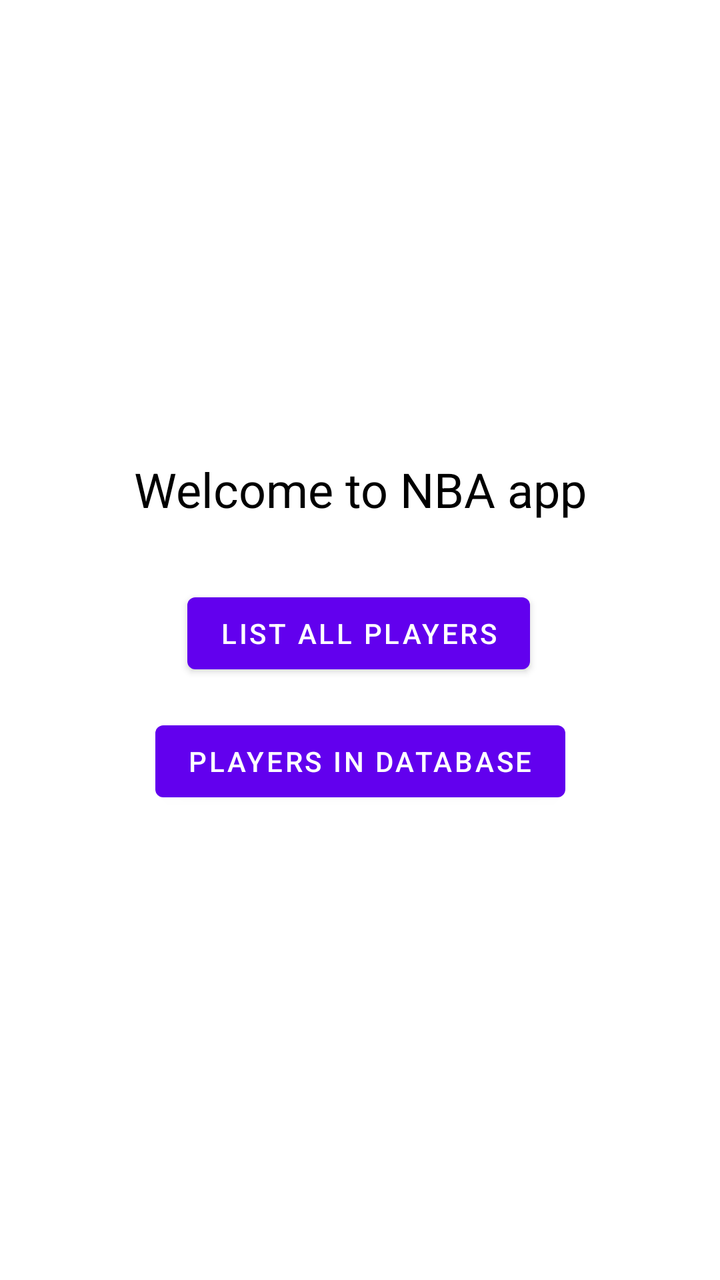
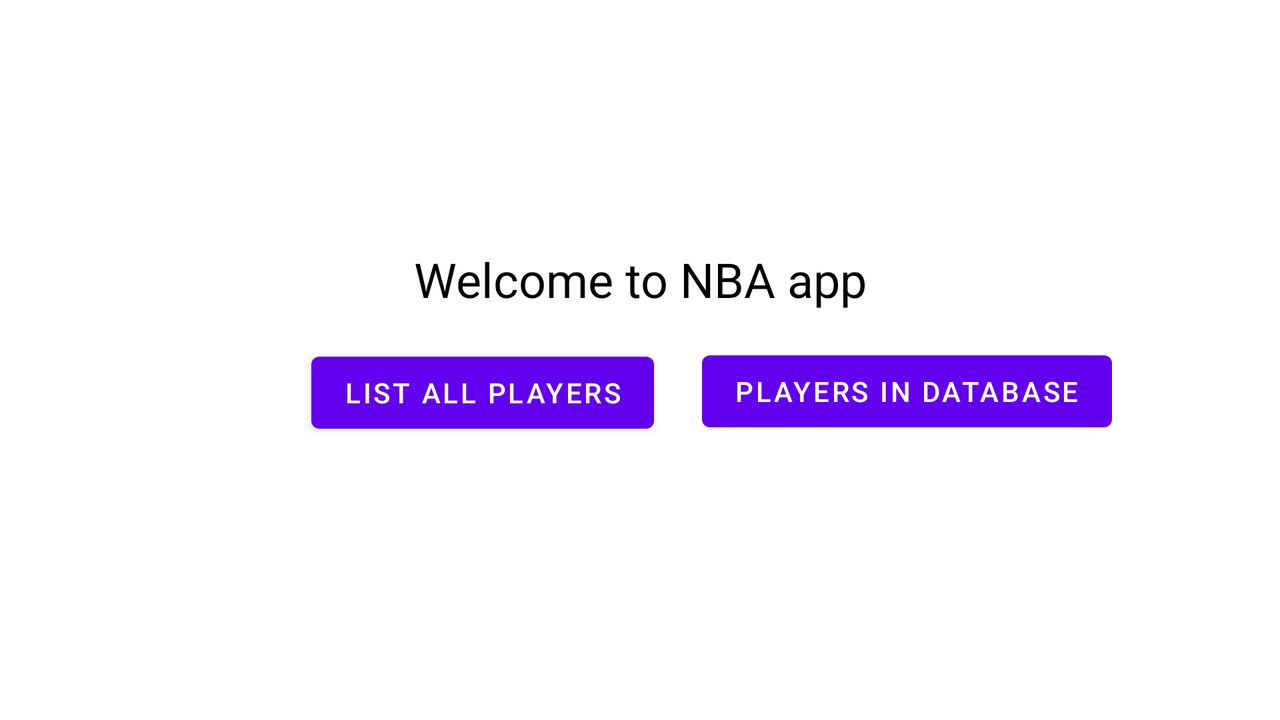

Compare how this app lays out the same screen by default and in its alternative resource folder. The renders come first, then the two layout files and the values they reference.
<!-- AndroidManifest.xml: application theme Theme.ZavrsniProjekt -->
<!-- res/layout/fragment_uvod.xml -->
<?xml version="1.0" encoding="utf-8"?>
<layout xmlns:android="http://schemas.android.com/apk/res/android"
    xmlns:app="http://schemas.android.com/apk/res-auto"
    xmlns:tools="http://schemas.android.com/tools"
    tools:context="com.example.android.navigation.Uvod">

    <data>
        <variable
            name="nextFragment"
            type="main.zavrsniprojekt.uvod.UvodViewModel"/>
    </data>

    <androidx.constraintlayout.widget.ConstraintLayout
        android:layout_width="match_parent"
        android:layout_height="match_parent">

        <Button
            android:id="@+id/button"
            android:layout_width="wrap_content"
            android:layout_height="wrap_content"
            android:layout_marginTop="32dp"
            android:onClick="@{()->nextFragment.nextPage()}"
            android:text="List all players"
            app:layout_constraintBottom_toBottomOf="parent"
            app:layout_constraintEnd_toEndOf="parent"
            app:layout_constraintHorizontal_bias="0.497"
            app:layout_constraintStart_toStartOf="parent"
            app:layout_constraintTop_toBottomOf="@+id/textView"
            app:layout_constraintVertical_bias="0.0"
            tools:ignore="MissingConstraints" />

        <Button
            android:id="@+id/button2"
            android:layout_width="wrap_content"
            android:layout_height="wrap_content"
            android:layout_marginTop="16dp"
            android:onClick="@{()->nextFragment.playerDatabase()}"
            android:text="Players in Database"
            app:layout_constraintEnd_toEndOf="parent"
            app:layout_constraintStart_toStartOf="parent"
            app:layout_constraintTop_toBottomOf="@+id/button" />

        <TextView
            android:id="@+id/textView"
            android:layout_width="match_parent"
            android:layout_height="wrap_content"
            android:gravity="center"
            android:text="Welcome to NBA app"
            android:textColor="@color/black"
            android:textSize="24sp"
            app:layout_constraintBottom_toBottomOf="parent"
            app:layout_constraintEnd_toEndOf="parent"
            app:layout_constraintHorizontal_bias="0.427"
            app:layout_constraintStart_toStartOf="parent"
            app:layout_constraintTop_toTopOf="parent"
            app:layout_constraintVertical_bias="0.376" />
    </androidx.constraintlayout.widget.ConstraintLayout>

</layout>
<!-- resources referenced by this layout -->
<resources>
  <color name="black">#FF000000</color>
  <style name="Theme.ZavrsniProjekt" parent="Theme.MaterialComponents.DayNight.DarkActionBar">
          
          <item name="colorPrimary">@color/purple_500</item>
          <item name="colorPrimaryVariant">@color/purple_700</item>
          <item name="colorOnPrimary">@color/white</item>
          
          <item name="colorSecondary">@color/teal_200</item>
          <item name="colorSecondaryVariant">@color/teal_700</item>
          <item name="colorOnSecondary">@color/black</item>
          
          <item name="android:statusBarColor" tools:targetApi="l">?attr/colorPrimaryVariant</item>
          
      </style>
  <color name="purple_500">#FF6200EE</color>
  <color name="purple_700">#FF3700B3</color>
  <color name="white">#FFFFFFFF</color>
  <color name="teal_200">#FF03DAC5</color>
  <color name="teal_700">#FF018786</color>
</resources>
<!-- res/layout-land/fragment_uvod.xml (the repository's variant of the layout above) -->
<!-- drawn on the phone turned sideways -->
<?xml version="1.0" encoding="utf-8"?>
<layout xmlns:android="http://schemas.android.com/apk/res/android"
    xmlns:app="http://schemas.android.com/apk/res-auto"
    xmlns:tools="http://schemas.android.com/tools"
    tools:context="com.example.android.navigation.Uvod">

    <data>
        <variable
            name="nextFragment"
            type="main.zavrsniprojekt.uvod.UvodViewModel"/>
    </data>

    <androidx.constraintlayout.widget.ConstraintLayout
        android:layout_width="match_parent"
        android:layout_height="match_parent">

        <Button
            android:id="@+id/button"
            android:layout_width="wrap_content"
            android:layout_height="wrap_content"
            android:layout_marginTop="16dp"
            android:onClick="@{()->nextFragment.nextPage()}"
            android:text="List all players"
            app:layout_constraintBottom_toBottomOf="parent"
            app:layout_constraintEnd_toEndOf="parent"
            app:layout_constraintHorizontal_bias="0.332"
            app:layout_constraintStart_toStartOf="parent"
            app:layout_constraintTop_toBottomOf="@+id/textView"
            app:layout_constraintVertical_bias="0.005"
            tools:ignore="MissingConstraints" />

        <Button
            android:id="@+id/button2"
            android:layout_width="wrap_content"
            android:layout_height="wrap_content"
            android:layout_marginStart="24dp"
            android:layout_marginTop="16dp"
            android:onClick="@{()->nextFragment.playerDatabase()}"
            android:text="Players in Database"
            app:layout_constraintEnd_toEndOf="parent"
            app:layout_constraintHorizontal_bias="0.0"
            app:layout_constraintStart_toEndOf="@+id/button"
            app:layout_constraintTop_toBottomOf="@+id/textView" />

        <TextView
            android:id="@+id/textView"
            android:layout_width="match_parent"
            android:layout_height="wrap_content"
            android:gravity="center"
            android:text="Welcome to NBA app"
            android:textColor="@color/black"
            android:textSize="24sp"
            app:layout_constraintBottom_toBottomOf="parent"
            app:layout_constraintEnd_toEndOf="parent"
            app:layout_constraintHorizontal_bias="0.427"
            app:layout_constraintStart_toStartOf="parent"
            app:layout_constraintTop_toTopOf="parent"
            app:layout_constraintVertical_bias="0.376" />
    </androidx.constraintlayout.widget.ConstraintLayout>

</layout>
